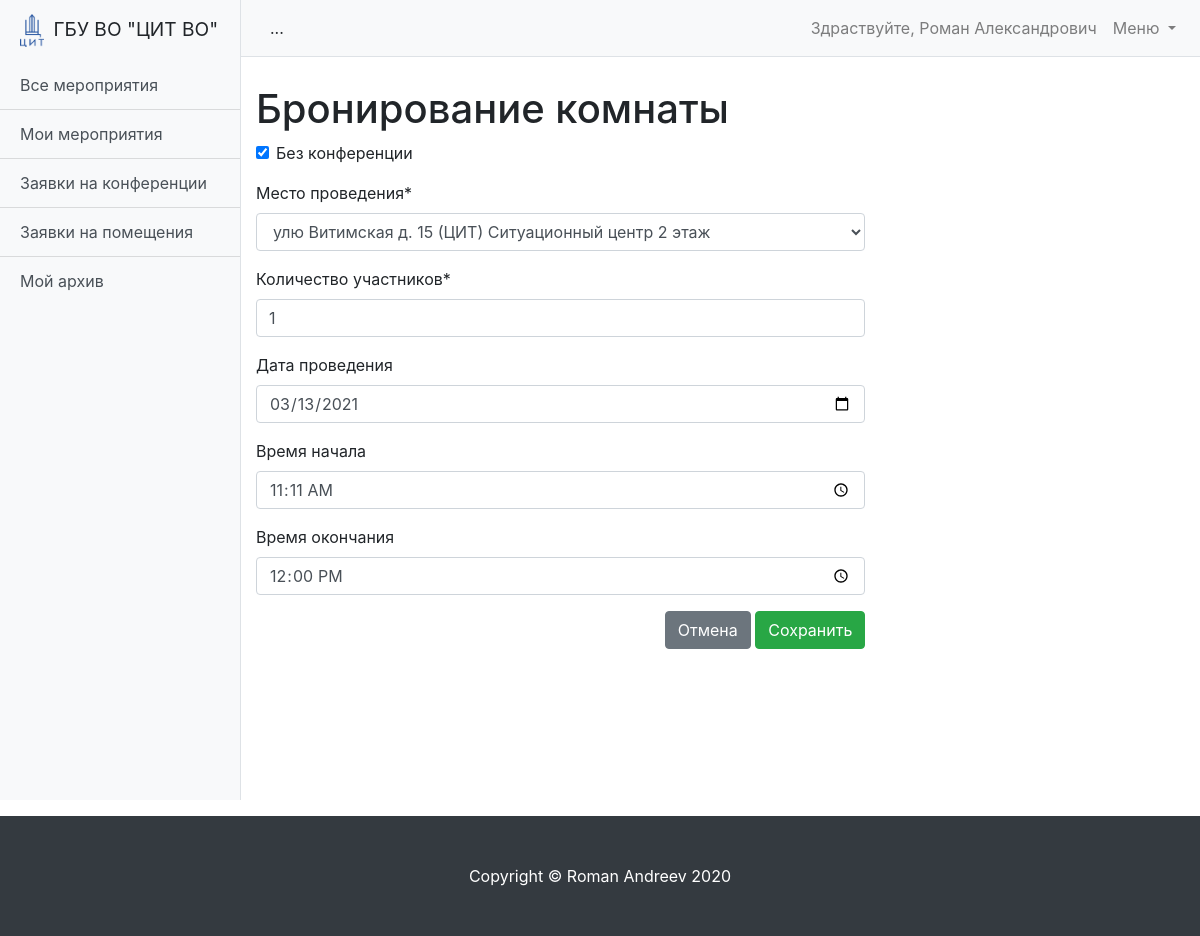
The app's page /schedule/booking-update/26/ (signed in) with its own data.
### schedule/models.py (models this page shows, shortened)
class User(AbstractUser):
    is_operator = models.BooleanField(default=False, verbose_name='Опертор')
    is_assistant = models.BooleanField(default=False, verbose_name='Ассистент')
    organization = models.ForeignKey('Organization', verbose_name='Организация', on_delete=models.SET_NULL,
                                     null=True, blank=True)
    subscribe_mail = models.BooleanField(verbose_name='Подписка на почтовую рассылку', default=False)
    telegram = models.CharField(max_length=10, verbose_name='Телеграм чат-id', null=True, blank=True)
    subscribe_telegram = models.BooleanField(verbose_name='Подписка на рассылку в телеграм', default=False)
    phone = models.CharField(max_length=100, verbose_name='Телефон', null=True, blank=True)

class Booking(models.Model):
    MESSAGES = {
        'create': 'Бронирование создано!',
        'update': 'Бронирование изменено!',
        'approve': 'Бронирование обработано!',
        'delete': 'Бронирование удалено!'
    }
    STATUS_WAIT = 'wait'
    STATUS_READY = 'ready'
    STATUS_REJECTION = 'rejection'
    STATUS_COMPLETED = 'completed'
    STATUS_CHOICES = (
        (STATUS_WAIT, 'Ожидание'),
        (STATUS_READY, 'Готово'),
        (STATUS_REJECTION, 'Отказ'),
        (STATUS_COMPLETED, 'Окончено')
    )
    event = models.ForeignKey('Event', verbose_name='Мероприятие', on_delete=models.CASCADE)
    conference = models.ForeignKey('Conference', verbose_name='Конференция', null=True, blank=True,
                                   on_delete=models.CASCADE)
    without_conference = models.BooleanField(verbose_name='Без конференции', default=False)
    owner = models.ForeignKey('User', verbose_name='Владелец', on_delete=models.CASCADE, related_name='booking_owner')
    assistant = models.ForeignKey('User', verbose_name='Ассистент', on_delete=models.CASCADE,
                                  related_name='booking_assistant', null=True, blank=True)
    room = models.ForeignKey('Room', verbose_name='Место проведения', on_delete=models.CASCADE)
    quota = models.PositiveSmallIntegerField(verbose_name='Количество участников')
    date = models.DateField(verbose_name='Дата проведения')
    time_start = models.TimeField(verbose_name='Время начала')
    time_end = models.TimeField(verbose_name='Время окончания')
    created_at = models.DateTimeField(auto_now=True)
    status = models.CharField(
        max_length=100,
        verbose_name='Статус бронирования',
        choices=STATUS_CHOICES,
        default=STATUS_WAIT
    )
    comment = models.TextField(verbose_name='Комментарий', null=True, blank=True)
    class Meta:
        ordering = ['date', 'time_start']
        verbose_name = 'Бронирование'
        verbose_name_plural = 'Бронирования'

class Room(models.Model):
    address = models.CharField(max_length=255, verbose_name='Адрес')
    room = models.CharField(max_length=255, verbose_name='Комната')
    quota = models.PositiveIntegerField(verbose_name='Вместимость')
    assistants = models.ManyToManyField('User', verbose_name='Ассистенты')
    applications = models.ManyToManyField('Application', verbose_name='Доступные приложения',
                                          related_name='related_room')
    created_at = models.DateTimeField(auto_now=True)
    def __str__(self):
        return f'{self.address} {self.room}'
    class Meta:
        ordering = ['address']
        verbose_name = 'Помещение'
        verbose_name_plural = 'Помещения'

class Conference(models.Model):
    MESSAGES = {
        'create': 'Видеоконференция создана!',
        'update': 'Видеоконференция изменена!',
        'approve': 'Видеоконференция обработана!',
        'delete': 'Видеоконференция удалена!'
    }
    STATUS_WAIT = 'wait'
    STATUS_READY = 'ready'
    STATUS_REJECTION = 'rejection'
    STATUS_COMPLETED = 'completed'
    STATUS_CHOICES = (
        (STATUS_WAIT, 'Ожидание'),
        (STATUS_READY, 'Готово'),
        (STATUS_REJECTION, 'Отказ'),
        (STATUS_COMPLETED, 'Окончено')
    )
    event = models.ForeignKey('Event', verbose_name='Мероприятие', on_delete=models.CASCADE)
    server = models.ForeignKey('Server', verbose_name='Сервер', on_delete=models.CASCADE)
    owner = models.ForeignKey('User', verbose_name='Владелец', on_delete=models.CASCADE,
                              related_name='conference_owner')
    operator = models.ForeignKey('User', verbose_name='Оператор', on_delete=models.CASCADE,
                                 related_name='conference_operator', null=True, blank=True)
    description = models.TextField(verbose_name='Описание', null=True, blank=True)
    file = models.FileField(upload_to='uploads/%Y/%m/%d/', verbose_name='Файл', null=True, blank=True)
    quota = models.PositiveSmallIntegerField(verbose_name='Количество участников', null=True, blank=True)
    link = models.CharField(max_length=255, verbose_name='Ссылка', null=True, blank=True)
    date = models.DateField(verbose_name='Дата проведения')
    time_start = models.TimeField(verbose_name='Время начала')
    time_end = models.TimeField(verbose_name='Время окончания')
    created_at = models.DateTimeField(auto_now=True)
    status = models.CharField(
        max_length=100,
        verbose_name='Статус видеоконференции',
        choices=STATUS_CHOICES,
        default=STATUS_WAIT
    )
    comment = models.TextField(verbose_name='Комментарий', null=True, blank=True)
    def __str__(self):
        return f'Конференция на "{self.server}" запланирована на {self.date} с {self.time_start} по {self.time_end}'
    class Meta:
        ordering = ['date', 'time_start']
        verbose_name = 'Конференция'
        verbose_name_plural = 'Конференции'

### schedule/views/booking.py (the view, shortened to what this page needs)
# urls.py: path('booking-update/<int:pk>/', BookingUpdateView.as_view(), name='booking_update'),
class BookingUpdateView(UserIsOwnerMixin, HelpMixin, UpdateView):
    model = Booking
    form_class = BookingUpdateForm
    def get_form_kwargs(self):
        kwargs = super().get_form_kwargs()
        kwargs.update({'event_id': self.object.event.pk})
        return kwargs

### schedule/forms.py
class BookingUpdateForm(BookingCreateForm):
    """
    Форма для редактирования бронирования помещения
    """

### schedule/models.py (called while the page is built)
def get_object_or_none(klass, *args, **kwargs):
    queryset = _get_queryset(klass)
    try:
        return queryset.get(*args, **kwargs)
    except queryset.model.DoesNotExist:
        return None

    def __str__(self):
        if self.application:
            return f'{self.name } - {self.application}'
        return self.name

    def __str__(self):
        return self.name

### schedule/views/mixins.py (called while the page is built)
    def get_context_data(self, **kwargs):
        context = super().get_context_data(**kwargs)
        context['help'] = get_object_or_none(Page, slug=self.model.__name__.lower())
        return context

    def test_func(self):
        return get_object_or_none(self.model, pk=self.kwargs.get('pk')).owner == self.request.user

### schedule/templates/schedule/booking_form.html (shortened to what this page needs)
{% extends 'schedule/base.html' %}
{% load crispy_forms_tags %}
{% load static %}
{% block data %}
<h1 class="mt-4">Бронирование комнаты</h1>
<div>
    <form action=""  method="POST">
        {{ form|crispy }}
        <div align="right">
            <a class="btn btn-secondary" href="{{ request.META.HTTP_REFERER }}" role="button">Отмена</a>
            <input type="submit" class="btn btn-success" value="Сохранить">
        </div>
    </form>
</div>
{% endblock data %}

### templates/base.html (shortened to what this page needs)
<!DOCTYPE html>
<html lang="en">
{% load static %}
<head>
    <link href="{% static 'vendor/bootstrap/css/bootstrap.min.css' %}" rel="stylesheet">
    <link href=" {% static 'css/simple-sidebar.css' %}" rel="stylesheet">
</head>
<body>
<div class="d-flex" id="wrapper">
    {% block sidebar %}
    <div class="bg-light border-right" id="sidebar-wrapper">
        <div class="sidebar-heading">
            <img src="{% static 'image.png' %}" width="24" class="img-fluid mr-1" alt="...">
            ГБУ ВО "ЦИТ ВО"
        </div>
        <div class="list-group list-group-flush">
            {% block sidebar_link %}
            <a href="{% url 'event_list' %}" class="list-group-item list-group-item-action bg-light">Все мероприятия</a>
            <a href="{% url 'my_event_list' %}" class="list-group-item list-group-item-action bg-light">Мои мероприятия</a>
            {% if request.user.is_operator %}
            <a href="{% url 'conference_list' %}" class="list-group-item list-group-item-action bg-light">Заявки на конференции</a>
            {% endif %}
            {% if request.user.is_assistant %}
            <a href="{% url 'booking_list' %}" class="list-group-item list-group-item-action bg-light">Заявки на помещения</a>
            {% endif %}
            <a href="{% url 'event_archive' %}" class="list-group-item list-group-item-action bg-light">Мой архив</a>
            {% endblock sidebar_link %}
        </div>
    </div>
    <div id="page-content-wrapper">
        <nav class="navbar navbar-expand-lg navbar-light bg-light border-bottom">
            <button class="btn btn-light" id="menu-toggle">...</button>
            {% endblock sidebar %}
            <div class="collapse navbar-collapse" id="navbarSupportedContent">
                <ul class="navbar-nav ml-auto mt-2 mt-lg-0">
                    <li class="nav-item">
                        {% if request.user.is_authenticated %}
                        <a class="nav-link" href="{% url 'settings' %}">Здраствуйте, {{ request.user.first_name }}</a>
                        {% endif %}
                    </li>
                    <li class="nav-item dropdown">
                        <a class="nav-link dropdown-toggle" href="#" id="navbarDropdown" role="button" data-toggle="dropdown" aria-haspopup="true" aria-expanded="false">
                            Меню
                        </a>
                    </li>
                </ul>
            </div>
        </nav>
        <div class="container-fluid">
            <div >
                {% block content %}
                {% endblock content %}
            </div>
        </div>
    </div>
</div>
<footer class="py-5 bg-dark mt-3">
  <div class="container">
    <p class="m-0 text-center text-white">Copyright &copy; Roman Andreev 2020</p>
  </div>
</footer>
</body>
</html>

### static_dev/css/simple-sidebar.css (style rules this page uses)
#wrapper { overflow-x: hidden; }
#sidebar-wrapper { min-height: 100vh; margin-left: -15rem; -webkit-transition: margin .25s ease-out; -moz-transition: margin .25s ease-out; -o-transition: margin .25s ease-out; transition: margin .25s ease-out; }
#sidebar-wrapper .sidebar-heading { padding: 0.875rem 1.25rem; font-size: 1.2rem; }
#sidebar-wrapper .list-group { width: 15rem; }
#page-content-wrapper { min-width: 100vw; }
@media (min-width: 768px) { #sidebar-wrapper { margin-left: 0; } }
@media (min-width: 768px) { #page-content-wrapper { min-width: 0; width: 100%; } }

### records on screen
User: user.first_name "Роман Александрович"
Booking: without_conference "☑", quota "1"
Room: room "улю Витимская д. 15 (ЦИТ) Ситуационный центр 2 этаж"
Conference: date "03/13/2021", time_start "11:11:00", time_end "12:00:00"
